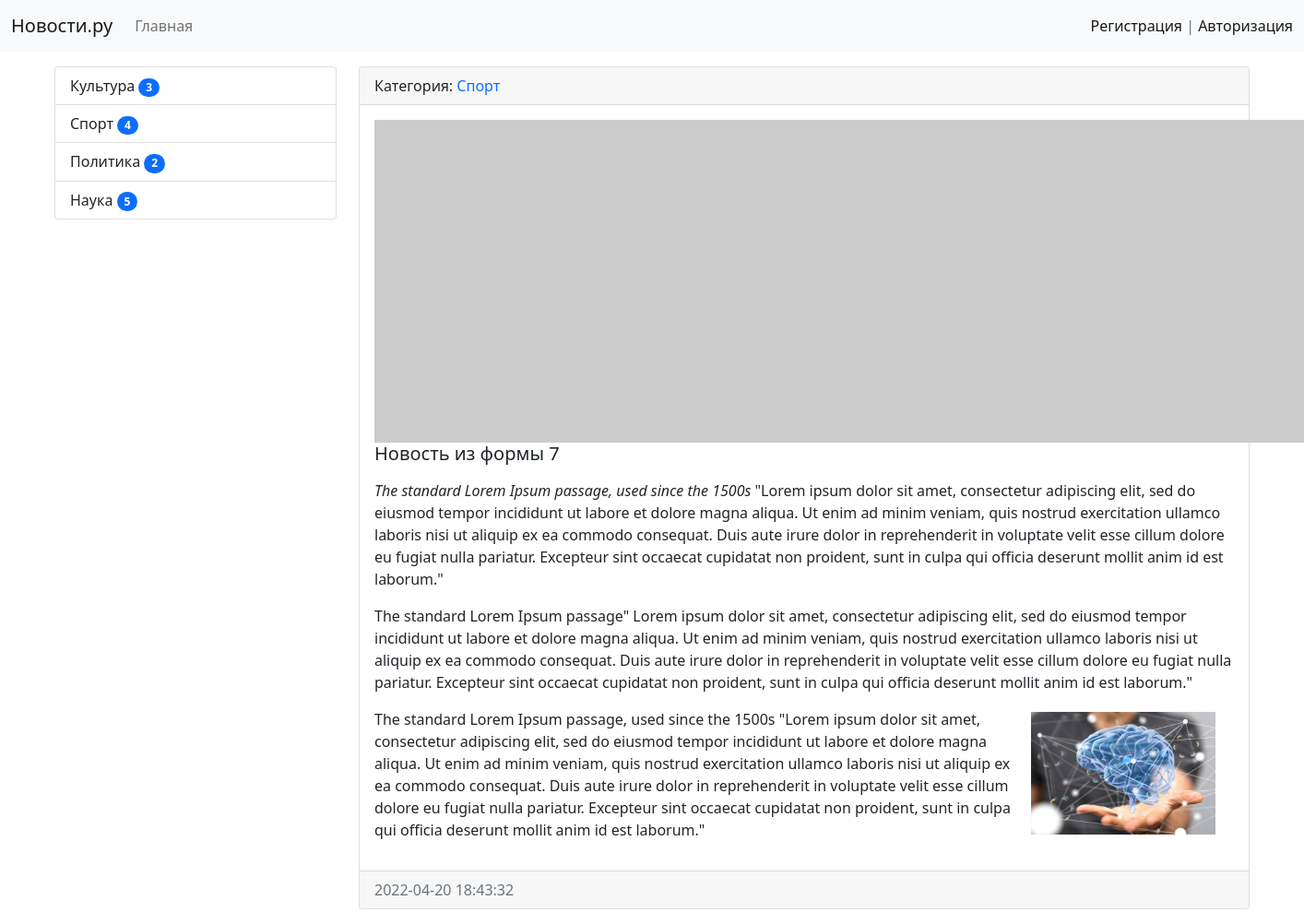
The app's page /news/15/ with its own data.
### news/models.py (models this page shows, shortened)
class Category(models.Model):
    title = models.CharField(max_length=150, verbose_name='Категория')
    def get_absolute_url(self):
        return reverse('category', kwargs={"category_id": self.pk})
    def __str__(self):
        return self.title
    class Meta:
        verbose_name = 'Категория'
        verbose_name_plural = 'Категории'
        ordering = ['title']

class News(models.Model):
    title = models.CharField(max_length=150, verbose_name='Наименование')
    content = models.TextField(blank=True, verbose_name='Контент')
    created_at = models.DateTimeField(auto_now_add=True, verbose_name='Дата публикации')
    updated_at = models.DateTimeField(auto_now=True, verbose_name='Обновлено')
    photo = models.ImageField(upload_to='photos/%Y/%m/%d', blank=True, verbose_name='Фото')
    is_published = models.BooleanField(default=True, verbose_name='Опубликовано')
    category = models.ForeignKey('Category', on_delete=models.PROTECT, verbose_name='Категория')
    views = models.IntegerField(default=0)
    class Meta:
        verbose_name = 'Новость'
        verbose_name_plural = 'Новости'
        ordering = ['-created_at']

### news/views.py (the view)
# urls.py: path('news/<int:pk>/', ViewNews.as_view(), name='view_news'),
class ViewNews(DetailView):
    model = News
    context_object_name = 'news_item'  # по умолчанию используется object

### news/templatetags/news_tags.py (called while the page is built)
@register.inclusion_tag('news/list_categories.html')
def show_categories(arg1='Hello', arg2='world'):
    categories = Category.objects.annotate(cnt=Count('news', filter=F('news__is_published'))).filter(cnt__gt=0)
    return {"categories": categories, "arg1": arg1, "arg2": arg2}

### news/templates/news/news_detail.html (shortened to what this page needs)
{% extends 'base.html' %}
{% block sidebar %}
{% include 'inc/_sidebar.html' %}
{% endblock %}
{% block content %}
<div class="card mb-3">
  <div class="card-header">
    Категория: <a href="{{news_item.category.get_absolute_url}}">{{news_item.category}}</a>
  </div>
  <div class="card-body">
    <div class="media">
      {%if news_item.photo%}
      <img src="{{news_item.photo.url}}" alt="" width="350" height="233"  class="me-3 float-start">
      {%else%}
      <img src="https://picsum.photos/id/1060/350/233/?blur=1" alt=""  class="me-3 float-start">
      {%endif%}
      <div class="media-body">
        <h5 class="card-title">{{news_item.title}}</h5>
        <p class="card-text">{{news_item.content|safe|linebreaks}}</p>
      </div>
    </div>
  </div>
  <div class="card-footer text-muted">
    {{news_item.created_at|date:"Y-m-d H:i:s"}}
  </div>
</div>
{% endblock %}

### templates/base.html (shortened to what this page needs)
<!doctype html>
{% load static %}
<html lang="en">
  <head>
    <link href="{% static 'bootstrap/css/bootstrap.min.css' %}" rel="stylesheet">
    <link href="{% static 'css/style.css' %}" rel="stylesheet">
  </head>
  <body>
    {% include 'inc/_nav.html' %}
    <div class="container mt-3">
      <div class="row">
        <div class="col-md-3">
          {% load cache %}
          {% cache 10 sidebar %}
          {% block sidebar %}SIDEBAR{% endblock %}
          {% endcache %}
        </div>
        <div class="col-md-9">
          {% block content %}CONTENT{% endblock %}
        </div>
      </div>
    </div>

### templates/inc/_nav.html (shortened to what this page needs)
<nav class="navbar navbar-expand-lg navbar-light bg-light">
  <div class="container-fluid">
    <a class="navbar-brand" href="{%url 'home'%}">Новости.ру</a>
    <div class="collapse navbar-collapse" id="navbarSupportedContent">
      <ul class="navbar-nav me-auto mb-2 mb-lg-0">
        <li class="nav-item">
          <a class="nav-link" href="{%url 'home'%}">Главная</a>
        </li>
      </ul>
      <span class="navbar-text">
      {% if request.user.is_authenticated %}
        Добро пожаловать, {{ user.username }} | <a href="{% url 'logout' %}">Выход</a>
      {% else %}
        <a href= "{% url 'register' %}">Регистрация</a> | <a href="{% url 'login' %}">Авторизация</a>
      {% endif %}
      </span>
    </div>
  </div>
</nav>

### templates/inc/_sidebar.html (shortened to what this page needs)
{% load news_tags%}
{% show_categories%}

### news/templates/news/list_categories.html
{% load news_tags%}
<div class="list-group">
  {%for item in categories%}
  <a href="{{item.get_absolute_url}}" class="list-group-item list-group-item-action">{{item.title}} <span class="badge bg-primary rounded-pill">{{item.cnt}}</span></a>
  {%endfor%}
</div>

### mysite/static/css/style.css (style rules this page uses)
body { background-color: #FFFFFF; }
a { text-decoration: none; }

### records on screen
Category: title "Культура", cnt "3"
Category: title "Спорт", cnt "4"
Category: title "Политика", cnt "2"
Category: title "Наука", cnt "5"
News: category "Спорт", title "Новость из формы 7", content "The standard Lorem Ipsum passage, used since the 1500s \"Lorem ipsum dolor sit amet, consectetur adipiscing elit, sed do eiusmod tempor incididunt ut labore et dolore magna aliqua. Ut enim ad minim veniam, quis nostrud exercitation ullamco laboris nisi ut aliquip ex ea commodo consequat. Duis aute irure dolor in reprehenderit in voluptate velit esse cillum dolore eu fugiat nulla pariatur. Excepteur sint occaecat cupidatat non proident, sunt in culpa qui officia deserunt mollit anim id est laborum.\" The standard Lorem Ipsum passage\" Lorem ipsum dolor sit amet, consectetur adipiscing elit, sed do eiusmod tempor incididunt ut labore et dolore magna aliqua. Ut enim ad minim veniam, quis nostrud…", content (picture), created_at "2022-04-20 18:43:32"
